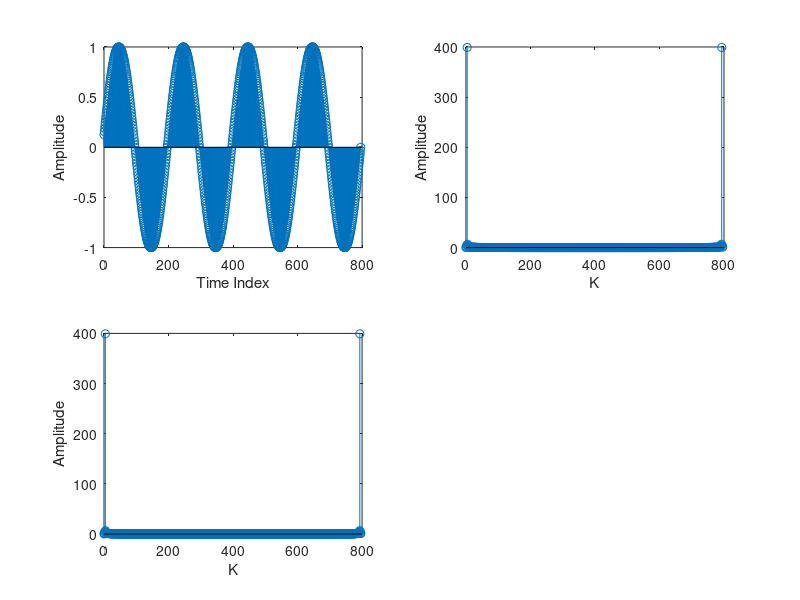

Recreate this plot in MATLAB.
%-MD MAHADI HASAN NAHID
%-Lecturer, CSE, SUST
%-CSE 426 - Digitall Signal Processing 

close all;
clear all;
clc;


T=50;
fs=1/T;
t = 1:0.25:200;

%xn=[1 2 3 4 5 3 2 10 ]

xn = sin(2*pi*fs*t);


ln=length(xn); %find the length of the sequence
xk=zeros(1,ln); %initialize an array of same size as that of input sequence
ixk=zeros(1,ln); %initialize an array of same size as that of input sequence

%code block to find the DFT of the sequence

i=sqrt(-1);
%-----------------------------------------------------------
for k=0:ln-1
    for n=0:ln-1
        xk(k+1)=xk(k+1)+(xn(n+1)*exp((-i)*2*pi*k*n/ln));
    end
end
%------------------------------------------------------------


%code block to plot the input sequence


%------------------------------------------------------------
t=0:ln-1;
subplot(221);
stem(t,xn);
ylabel ('Amplitude');
xlabel ('Time Index');
%---------------------------------------------------------------




magnitude=abs(xk); % Find the magnitudes of individual DFT points

magnitude
%code block to plot the magnitude response



%------------------------------------------------------------
t=0:ln-1;
subplot(222);
stem(t,magnitude);
ylabel ('Amplitude');
xlabel ('K');

y=fft(xn);
y=abs(y);
y
t=0:ln-1;
subplot(223);
stem(t,y);
ylabel ('Amplitude');
xlabel ('K');